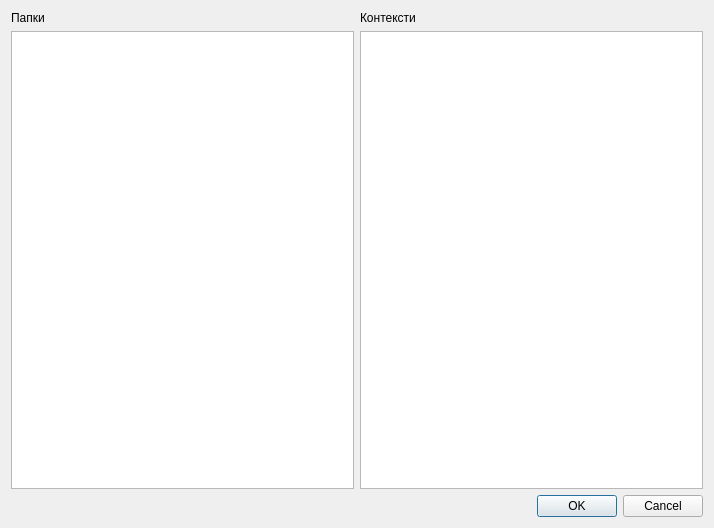
<?xml version="1.0" encoding="UTF-8"?>
<ui version="4.0">
 <class>FilterDialog</class>
 <widget class="QDialog" name="FilterDialog">
  <property name="geometry">
   <rect>
    <x>0</x>
    <y>0</y>
    <width>714</width>
    <height>528</height>
   </rect>
  </property>
  <property name="windowTitle">
   <string>Dialog</string>
  </property>
  <layout class="QGridLayout" name="gridLayout">
   <item row="0" column="0">
    <layout class="QVBoxLayout" name="verticalLayout">
     <item>
      <widget class="QLabel" name="label">
       <property name="text">
        <string>Папки</string>
       </property>
      </widget>
     </item>
     <item>
      <widget class="QTreeWidget" name="folderTreeWidget">
       <property name="headerHidden">
        <bool>true</bool>
       </property>
       <column>
        <property name="text">
         <string>1</string>
        </property>
       </column>
      </widget>
     </item>
    </layout>
   </item>
   <item row="0" column="1">
    <layout class="QVBoxLayout" name="verticalLayout_2">
     <item>
      <widget class="QLabel" name="label_2">
       <property name="text">
        <string>Контексти</string>
       </property>
      </widget>
     </item>
     <item>
      <widget class="QListWidget" name="contextListWidget"/>
     </item>
    </layout>
   </item>
   <item row="1" column="0" colspan="2">
    <widget class="QDialogButtonBox" name="buttonBox">
     <property name="orientation">
      <enum>Qt::Orientation::Horizontal</enum>
     </property>
     <property name="standardButtons">
      <set>QDialogButtonBox::StandardButton::Cancel|QDialogButtonBox::StandardButton::Ok</set>
     </property>
    </widget>
   </item>
  </layout>
 </widget>
 <resources/>
 <connections>
  <connection>
   <sender>buttonBox</sender>
   <signal>accepted()</signal>
   <receiver>FilterDialog</receiver>
   <slot>accept()</slot>
   <hints>
    <hint type="sourcelabel">
     <x>248</x>
     <y>254</y>
    </hint>
    <hint type="destinationlabel">
     <x>157</x>
     <y>274</y>
    </hint>
   </hints>
  </connection>
  <connection>
   <sender>buttonBox</sender>
   <signal>rejected()</signal>
   <receiver>FilterDialog</receiver>
   <slot>reject()</slot>
   <hints>
    <hint type="sourcelabel">
     <x>316</x>
     <y>260</y>
    </hint>
    <hint type="destinationlabel">
     <x>286</x>
     <y>274</y>
    </hint>
   </hints>
  </connection>
 </connections>
</ui>
